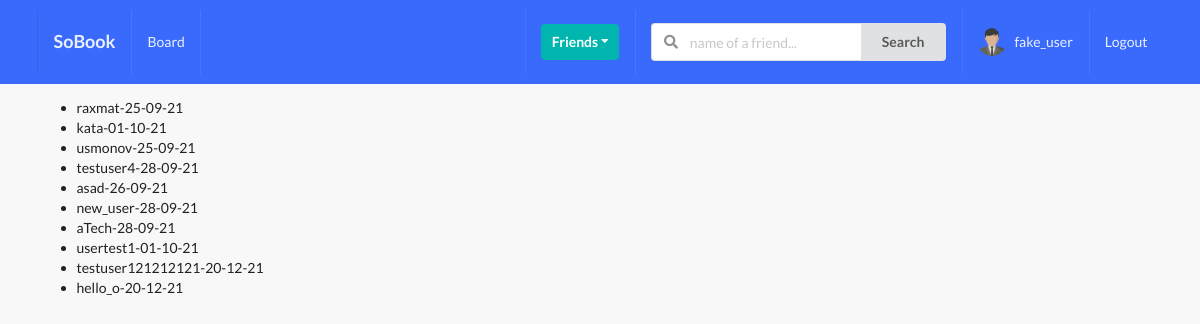
/profiles/to-invite/ (signed in), run on the app's committed database.
### profiles/models.py (models this page shows, shortened)
class Profile(models.Model):
	first_name = models.CharField(max_length=200, blank=True)
	last_name = models.CharField(max_length=200, blank=True)
	user = models.OneToOneField(User, on_delete=models.CASCADE)
	bio = models.TextField(default='no bio ...', max_length=300)
	email = models.EmailField(max_length=200, blank=True)
	country = models.CharField(max_length=200, blank=True)
	avatar = models.ImageField(default='avatar.png', upload_to='avatars/')
	friends  = models.ManyToManyField(User , blank=True, related_name = 'friends')
	slug = models.SlugField(unique = True, blank=True)
	updated = models.DateTimeField(auto_now=True)#
	created = models.DateTimeField(auto_now=True)#
	objects = ProfileManager()
	def __str__(self):
		return f"{self.user.username}-{self.created.strftime('%d-%m-%y')}"
	__initial_first_name = None
	__initial_last_name  = None
	def __init__(self, *args, **kwargs):
		super().__init__(*args, **kwargs)
		self.__initial_first_name = self.first_name
		self.__initial_last_name = self.last_name

### profiles/views.py (the view)
# urls.py: path('to-invite/', views.invite_profiles_list_view, name='to-invite-profiles'),
@login_required
def invite_profiles_list_view(request):
	user = request.user
	qs = Profile.objects.get_all_profiles_to_invite(user)
	context = {
	'qs': qs,
	}
	return render(request, 'profiles/to_invite_profile.html', context)

### profiles/context_processors.py (called while the page is built)
def profile_pic(request):
	if request.user.is_authenticated:
		profile_obj = Profile.objects.get(user=request.user)
		pic = profile_obj.avatar
		return {'picture': pic}
	return {}

def invatation_recevied_no(request):
	if request.user.is_authenticated:
		profile_obj = Profile.objects.get(user=request.user)
		qs_count = Relationship.objectss.invatations_received(profile_obj).count()
		return {"invite_num": qs_count}
	return {}

### profiles/models.py (called while the page is built)
	def get_all_profiles_to_invite(self, sender):
		profiles = Profile.objects.all().exclude(user=sender)
		profile = Profile.objects.get(user=sender)
		qs = Relationship.objectss.filter(Q(sender=profile) | Q(receiver=profile))
		print(qs)
		print("###########")
		accepted  = set([])
		for rel in qs:
			if rel.status == 'accepted':
				accepted.add(rel.receiver)
				accepted.add(rel.sender)
		print(accepted)
		print("###########")
		available = [profile for profile in profiles if profile not in accepted ]
		print(available)
		print("###########")
		return available

	def invatations_received(self, receiver):
		qs = Relationship.objectss.filter(receiver=receiver ,status='send')
		return qs

### profiles/templates/profiles/to_invite_profile.html (shortened to what this page needs)
{% extends 'base.html' %}
{% block content %}
<ul>
	{% for item in qs %}
	<li>{{ item }}</li>
	{% endfor %}
</ul>
{% endblock content %}

### templates/main/navbar.html (shortened to what this page needs)
{% url 'home-view' as path_to_home %}
{% url 'profiles:main-post-view' as path_to_posts %}
{% url 'profiles:my-profile-view' as path_to_my_profile %}
<div class="ui inverted menu nav mb-7">
  <div class="ui container">
    <a href="{{ path_to_home }}" class="{% if request.path == path_to_home %}active{%endif%}  item ">
        <h3>SoBook</h3>
    </a>
    {% if request.user.is_authenticated %}
    <a href="{% url 'posts:main-post-view' %}" class="{% if request.path == path_to_posts %}active{% endif %} item">
        Board
    </a>
    {% endif %}
    <div class="right menu">
        {% if request.user.is_authenticated %}
        <div class="item">
            <div class="ui floating dropdown icon button teal"> Friends
                <i class="dropdown icon"></i>
             </div>
        </div>
             <div class="item">
              <form action="" method="GET">
                <div class="ui action left icon input">
                <input class="prompt" type="text" name='q' placeholder="name of a friend...">
                <button type='submit' class="ui button">Search</button>
                </div>
            </form>
            </div>
            <a href="{{ path_to_my_profile }}" class="{% if request.path == path_to_my_profile %} active {% endif %}  item">
                <img src="{{picture.url}}" class="ui avatar image">&nbsp;
                 {{ request.user }}
            </a>
            <a href="{% url 'account_logout' %}"  class="ui item">
                Logout
            </a>
        {% endif %}
    </div>
  </div>
</div>

### static/style.css (style rules this page uses)
body { background: #F8F8F8 !important; }
.nav { border-radius: 0px !important; padding: 10px 0 10px 0 !important; background-color: #396afc !important; }
.mb-7 { margin-bottom: 7px !important; }

### data on the page
Profile: user+created "raxmat-25-09-21"
Profile: user+created "kata-01-10-21"
Profile: user+created "usmonov-25-09-21"
Profile: user+created "testuser4-28-09-21"
Profile: user+created "asad-26-09-21"
Profile: user+created "new_user-28-09-21"
Profile: user+created "aTech-28-09-21"
Profile: user+created "usertest1-01-10-21"
Profile: user+created "testuser121212121-20-12-21"
Profile: user+created "hello_o-20-12-21"

### other printed values
{{ request.user }} "fake_user"
